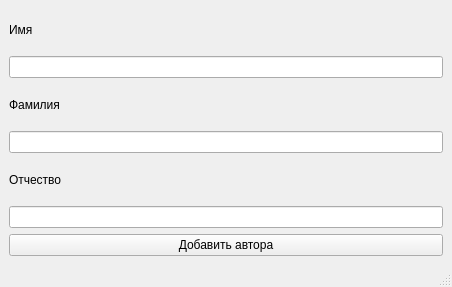
<?xml version="1.0" encoding="UTF-8"?>
<ui version="4.0">
 <class>AddAuthor</class>
 <widget class="QMainWindow" name="AddAuthor">
  <property name="geometry">
   <rect>
    <x>0</x>
    <y>0</y>
    <width>452</width>
    <height>287</height>
   </rect>
  </property>
  <property name="windowTitle">
   <string>Добавить автора</string>
  </property>
  <property name="windowIcon">
   <iconset resource="../../Icons.qrc">
    <normaloff>:/Icons/MainIcon/Resources/MainIcons/free-icon-book-4341050.png</normaloff>:/Icons/MainIcon/Resources/MainIcons/free-icon-book-4341050.png</iconset>
  </property>
  <widget class="QWidget" name="centralwidget">
   <layout class="QVBoxLayout" name="verticalLayout">
    <item>
     <widget class="QLabel" name="label_3">
      <property name="text">
       <string>Имя</string>
      </property>
     </widget>
    </item>
    <item>
     <widget class="QLineEdit" name="name_edit"/>
    </item>
    <item>
     <widget class="QLabel" name="label_2">
      <property name="text">
       <string>Фамилия</string>
      </property>
     </widget>
    </item>
    <item>
     <widget class="QLineEdit" name="surname_edit"/>
    </item>
    <item>
     <widget class="QLabel" name="label">
      <property name="text">
       <string>Отчество</string>
      </property>
     </widget>
    </item>
    <item>
     <widget class="QLineEdit" name="ptr_edit"/>
    </item>
    <item>
     <widget class="QPushButton" name="add_author">
      <property name="text">
       <string>Добавить автора</string>
      </property>
     </widget>
    </item>
   </layout>
  </widget>
  <widget class="QMenuBar" name="menubar">
   <property name="geometry">
    <rect>
     <x>0</x>
     <y>0</y>
     <width>452</width>
     <height>25</height>
    </rect>
   </property>
  </widget>
  <widget class="QStatusBar" name="statusbar"/>
 </widget>
 <resources>
  <include location="../../Icons.qrc"/>
 </resources>
 <connections/>
</ui>
